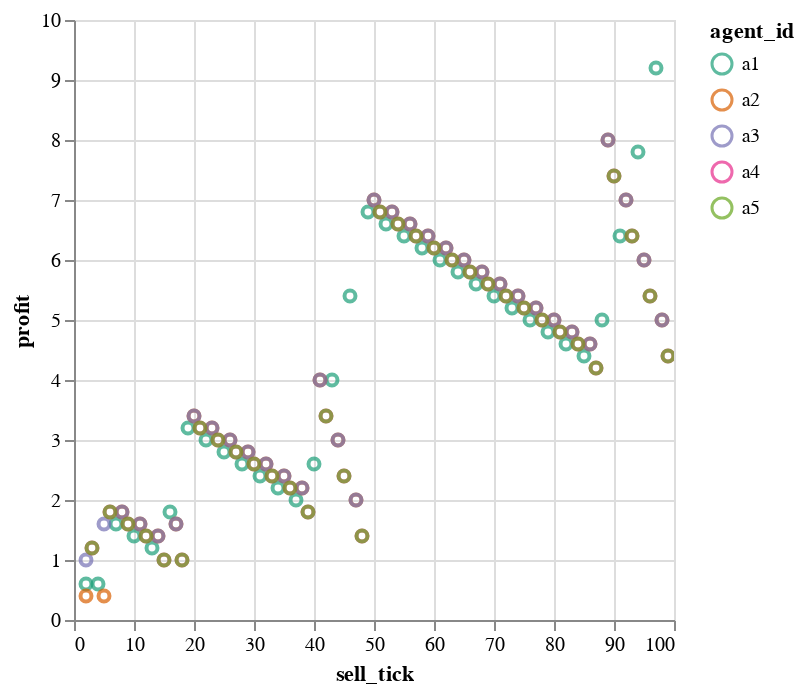

The notebook cell this image was saved under:
### Code cell
def plot_trades(trades: pl.DataFrame):
    base = alt.Chart(trades).encode(
        x='sell_tick:Q',
        y='profit:Q',
        color=alt.Color('agent_id:N').scale(scheme='dark2'),
    )
    return base.mark_point().interactive()
plot_trades(all_trades)

### Figure 1 — Vega-Lite specification as saved in the notebook (floating-point values rounded to 4 significant figures; data arrays with more than 128 entries replaced by an {"elided": "..."} marker saying what was removed)
{"config": {"view": {"continuousWidth": 300, "continuousHeight": 300}}, "data": {"name": "data-77bb6b011ef0cfe76fa47ce89160fc05"}, "mark": {"type": "point"}, "encoding": {"color": {"field": "agent_id", "scale": {"scheme": "dark2"}, "type": "nominal"}, "x": {"field": "sell_tick", "type": "quantitative"}, "y": {"field": "profit", "type": "quantitative"}}, "params": [{"name": "param_4", "select": {"type": "interval", "encodings": ["x", "y"]}, "bind": "scales"}], "$schema": "https://vega.github.io/schema/vega-lite/v5.8.0.json", "datasets": {"data-77bb6b011ef0cfe76fa47ce89160fc05": {"elided": "166 records"}}}
